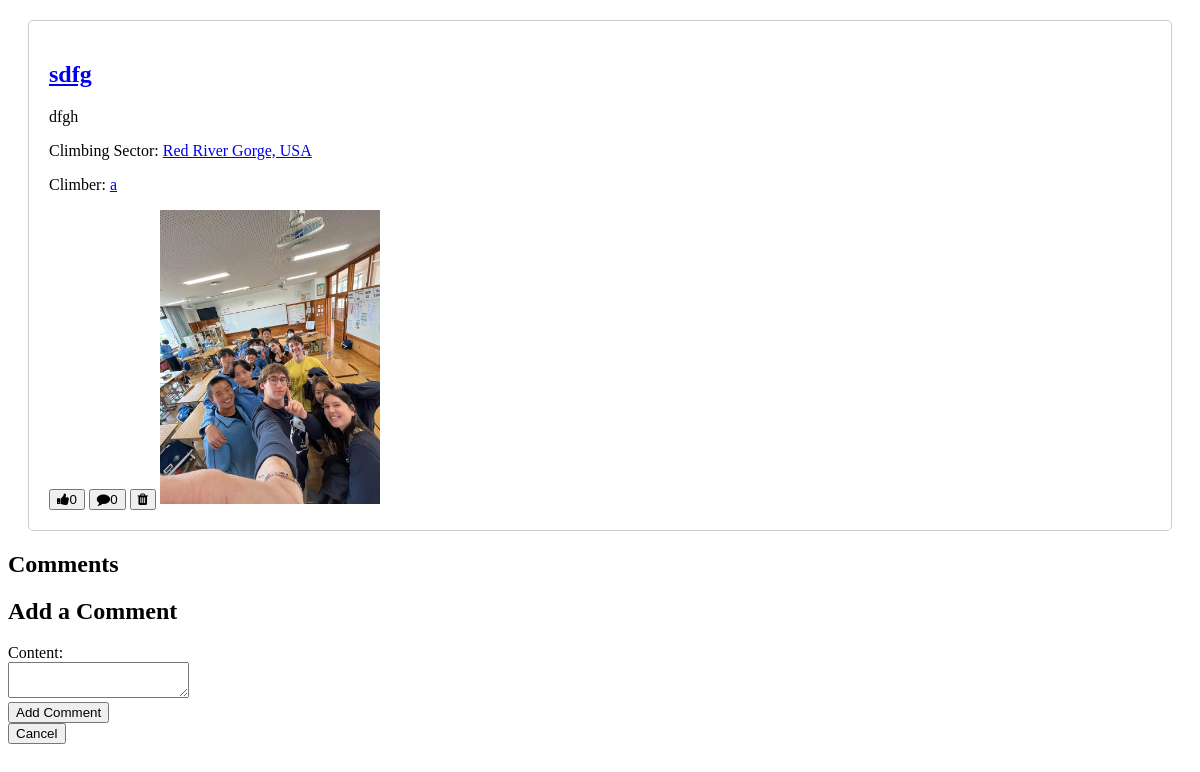
Page /post/27 on the committed database.
### tables this page shows
CREATE TABLE posts (
    id INTEGER PRIMARY KEY,
    title TEXT,
    body TEXT,
    created_at TIMESTAMP DEFAULT CURRENT_TIMESTAMP,
    likes INT DEFAULT 0,
    user_id INT,
    threat_id INT,
    comments INT DEFAULT 0,
    image_path TEXT,
    FOREIGN KEY (user_id) REFERENCES users(id),
    FOREIGN KEY (threat_id) REFERENCES threats(id)

);

CREATE TABLE threats (
    id INTEGER PRIMARY KEY,
    name TEXT,
    description TEXT
);

CREATE TABLE users (
    id INTEGER PRIMARY KEY,
    username TEXT,
    email TEXT,
    password TEXT
);

### app.py (the view)
@app.route('/post/<post_id>', methods=['GET', 'POST'])
def post(post_id):
    db = DatabaseWorker('database.db')
    post = db.search(f"SELECT posts.*, threats.name, users.username FROM posts JOIN threats ON posts.threat_id = threats.id JOIN users ON posts.user_id = users.id WHERE posts.id={post_id}", multiple=True)[0]
    user_id = session.get('id')
    if request.method == 'POST' and user_id is not None:
        content = request.form['content']
        db.insert(f"INSERT INTO comments (body, post_id, user_id) VALUES ('{content}', {post_id}, {user_id})") # fixed
        response = make_response(redirect(url_for('post', post_id=post_id)))
        db.run_query(f"UPDATE posts SET comments=comments+1 WHERE id={post_id}")
        return response
    elif user_id is None and request.method == 'POST':
        return redirect(url_for('login'))
    comments = db.search(f"SELECT comments.*, users.username FROM comments JOIN users ON comments.user_id = users.id WHERE comments.post_id={post_id}", multiple=True)
    return render_template('post.html', post=post, comments=comments)

### database_worker.py (called while the page is built)
    def search(self, query, multiple=False):
        result = self.cursor.execute(query)
        if multiple:
            return result.fetchall() # returns multiple valuses in a list
        else:
            return result.fetchone() # returns a singele value

### templates/post.html (shortened to what this page needs)
<!DOCTYPE html>
<html>
<head>
    <link rel="stylesheet" href="https://cdn.jsdelivr.net/npm/cirrus-ui/dist/cirrus.min.css">
    <link rel="stylesheet" href="/static/style.css">
    <link rel="stylesheet" href="https://cdnjs.cloudflare.com/ajax/libs/font-awesome/4.7.0/css/font-awesome.min.css">
</head>
<body>
    <div class="post">
        <h2><a href="/post/{{ post[0] }}">{{ post[1] }}</a></h2>
        <p>{{ post[2] }}</p>
        <p>Climbing Sector: <a href="/thread/{{ post[6] }}">{{ post[9] }}</a></p>
        <p>Climber: <a href="/profile/{{ post[5] }}">{{ post[10] }}</a></p>
        <button type="button" class="btn-transparent" onclick="window.location.href='/like/{{ post[0] }}'"><i class="fa fa-thumbs-up"></i>{{ post[4] }}</button>
        <button type="button" class="btn-transparent"><i class="fa fa-comment"></i>{{ post[7] }}</button>
        <button type="button" class="btn-transparent" onclick="window.location.href='/delete/{{ post[0] }}'"><i class="fa fa-trash"></i></button>
        {% if post[8] %}
            <img src="/static/user_images/{{ post[8] }}" class="image">
        {% endif %}
    </div>
    <h2>Comments</h2>
    <h2>Add a Comment</h2>
    <form action="/post/{{ post[0] }}" method="post">
        <label for="content">Content:</label><br>
        <textarea id="content" name="content" required></textarea><br>
        <input type="submit" value="Add Comment">
    </form>
    <button type="button" class="cancelbtn" onclick="window.location.href='/home'">Cancel</button>
</body>
</html>

### static/style.css (style rules this page uses)
.post { margin: 20px; padding: 20px; border: 1px solid #ccc; border-radius: 5px; }
.image { width: 20%; }

### rows in the picture
posts: title "sdfg", body "dfgh", likes "0", comments "0", image_path (picture)
threats: name "Red River Gorge, USA"
users: username "a"
